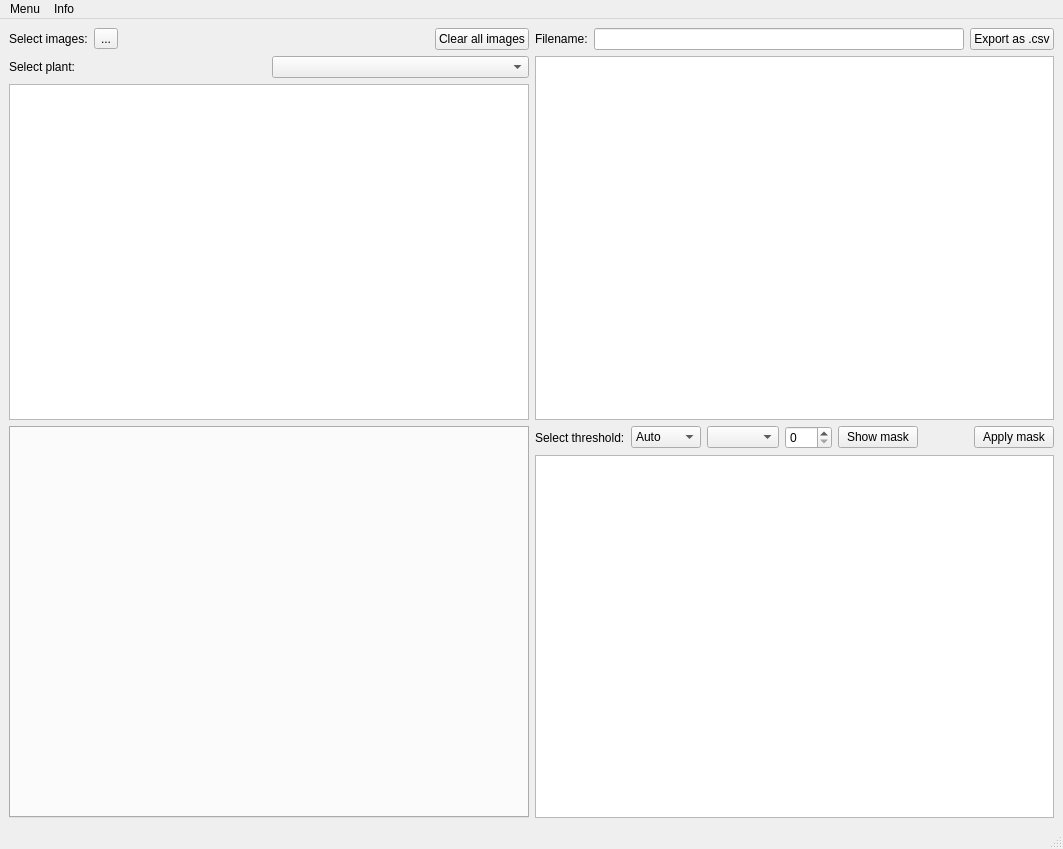
<?xml version="1.0" encoding="UTF-8"?>
<ui version="4.0">
 <class>UQ_GUI</class>
 <widget class="QMainWindow" name="UQ_GUI">
  <property name="geometry">
   <rect>
    <x>0</x>
    <y>0</y>
    <width>1063</width>
    <height>849</height>
   </rect>
  </property>
  <property name="windowTitle">
   <string>MicroXRF Analyzer - University of Queensland</string>
  </property>
  <widget class="QWidget" name="centralwidget">
   <property name="enabled">
    <bool>true</bool>
   </property>
   <layout class="QGridLayout" name="gridLayout_2">
    <item row="0" column="0">
     <layout class="QGridLayout" name="gridLayout" rowstretch="1,1" columnstretch="1,1">
      <item row="0" column="0">
       <layout class="QVBoxLayout" name="verticalLayout">
        <item>
         <layout class="QHBoxLayout" name="horizontalLayout_3">
          <item>
           <widget class="QLabel" name="label">
            <property name="font">
             <font>
              <pointsize>9</pointsize>
             </font>
            </property>
            <property name="text">
             <string>Select images:</string>
            </property>
           </widget>
          </item>
          <item>
           <widget class="QToolButton" name="TB_imagefolder">
            <property name="font">
             <font>
              <pointsize>9</pointsize>
             </font>
            </property>
            <property name="text">
             <string>...</string>
            </property>
           </widget>
          </item>
          <item>
           <spacer name="horizontalSpacer_3">
            <property name="orientation">
             <enum>Qt::Horizontal</enum>
            </property>
            <property name="sizeHint" stdset="0">
             <size>
              <width>40</width>
              <height>20</height>
             </size>
            </property>
           </spacer>
          </item>
          <item>
           <widget class="QPushButton" name="PB_clearimgs">
            <property name="font">
             <font>
              <pointsize>9</pointsize>
             </font>
            </property>
            <property name="text">
             <string>Clear all images</string>
            </property>
           </widget>
          </item>
         </layout>
        </item>
        <item>
         <layout class="QHBoxLayout" name="horizontalLayout_4">
          <item>
           <widget class="QLabel" name="label_2">
            <property name="font">
             <font>
              <pointsize>9</pointsize>
             </font>
            </property>
            <property name="text">
             <string>Select plant:</string>
            </property>
           </widget>
          </item>
          <item>
           <widget class="QComboBox" name="CB_selectplant">
            <property name="font">
             <font>
              <pointsize>9</pointsize>
             </font>
            </property>
           </widget>
          </item>
         </layout>
        </item>
        <item>
         <widget class="QListWidget" name="LW_imgpaths"/>
        </item>
       </layout>
      </item>
      <item row="0" column="1">
       <layout class="QVBoxLayout" name="verticalLayout_2">
        <item>
         <layout class="QHBoxLayout" name="horizontalLayout_2">
          <item>
           <widget class="QLabel" name="label_4">
            <property name="font">
             <font>
              <pointsize>9</pointsize>
             </font>
            </property>
            <property name="text">
             <string>Filename:</string>
            </property>
           </widget>
          </item>
          <item>
           <widget class="QLineEdit" name="LE_csvfilename">
            <property name="font">
             <font>
              <pointsize>9</pointsize>
             </font>
            </property>
           </widget>
          </item>
          <item>
           <widget class="QPushButton" name="PB_csvexport">
            <property name="font">
             <font>
              <pointsize>9</pointsize>
             </font>
            </property>
            <property name="text">
             <string>Export as .csv</string>
            </property>
           </widget>
          </item>
         </layout>
        </item>
        <item>
         <widget class="QTableWidget" name="Table"/>
        </item>
       </layout>
      </item>
      <item row="1" column="0">
       <widget class="QTabWidget" name="ImgTabs">
        <property name="sizePolicy">
         <sizepolicy hsizetype="Expanding" vsizetype="Expanding">
          <horstretch>0</horstretch>
          <verstretch>0</verstretch>
         </sizepolicy>
        </property>
        <property name="baseSize">
         <size>
          <width>750</width>
          <height>500</height>
         </size>
        </property>
        <property name="font">
         <font>
          <pointsize>9</pointsize>
         </font>
        </property>
        <property name="currentIndex">
         <number>-1</number>
        </property>
       </widget>
      </item>
      <item row="1" column="1">
       <layout class="QVBoxLayout" name="verticalLayout_3">
        <item>
         <layout class="QHBoxLayout" name="horizontalLayout">
          <item>
           <widget class="QLabel" name="label_3">
            <property name="font">
             <font>
              <pointsize>9</pointsize>
             </font>
            </property>
            <property name="text">
             <string>Select threshold:</string>
            </property>
           </widget>
          </item>
          <item>
           <widget class="QComboBox" name="CB_selectthreshold">
            <property name="font">
             <font>
              <pointsize>9</pointsize>
             </font>
            </property>
            <item>
             <property name="text">
              <string>Auto</string>
             </property>
            </item>
            <item>
             <property name="text">
              <string>Manual</string>
             </property>
            </item>
           </widget>
          </item>
          <item>
           <widget class="QComboBox" name="CB_selectel">
            <property name="font">
             <font>
              <pointsize>9</pointsize>
             </font>
            </property>
           </widget>
          </item>
          <item>
           <widget class="QSpinBox" name="SB_selectmanualth">
            <property name="font">
             <font>
              <pointsize>9</pointsize>
             </font>
            </property>
            <property name="maximum">
             <number>255</number>
            </property>
           </widget>
          </item>
          <item>
           <widget class="QPushButton" name="PB_showmask">
            <property name="font">
             <font>
              <pointsize>9</pointsize>
             </font>
            </property>
            <property name="text">
             <string>Show mask</string>
            </property>
           </widget>
          </item>
          <item>
           <spacer name="horizontalSpacer">
            <property name="orientation">
             <enum>Qt::Horizontal</enum>
            </property>
            <property name="sizeHint" stdset="0">
             <size>
              <width>40</width>
              <height>20</height>
             </size>
            </property>
           </spacer>
          </item>
          <item>
           <widget class="QPushButton" name="PB_applymask">
            <property name="font">
             <font>
              <pointsize>9</pointsize>
             </font>
            </property>
            <property name="text">
             <string>Apply mask</string>
            </property>
           </widget>
          </item>
         </layout>
        </item>
        <item>
         <widget class="QGraphicsView" name="GV_mask">
          <property name="sizePolicy">
           <sizepolicy hsizetype="Expanding" vsizetype="Expanding">
            <horstretch>0</horstretch>
            <verstretch>0</verstretch>
           </sizepolicy>
          </property>
          <property name="minimumSize">
           <size>
            <width>0</width>
            <height>0</height>
           </size>
          </property>
          <property name="mouseTracking">
           <bool>true</bool>
          </property>
         </widget>
        </item>
       </layout>
      </item>
     </layout>
    </item>
   </layout>
  </widget>
  <widget class="QMenuBar" name="menubar">
   <property name="geometry">
    <rect>
     <x>0</x>
     <y>0</y>
     <width>1063</width>
     <height>26</height>
    </rect>
   </property>
   <widget class="QMenu" name="menuMenu">
    <property name="title">
     <string>Menu</string>
    </property>
   </widget>
   <widget class="QMenu" name="menuInfo">
    <property name="title">
     <string>Info</string>
    </property>
    <addaction name="menu_doc"/>
    <addaction name="menu_github"/>
    <addaction name="menu_about"/>
   </widget>
   <addaction name="menuMenu"/>
   <addaction name="menuInfo"/>
  </widget>
  <widget class="QStatusBar" name="statusbar"/>
  <action name="actionOpen">
   <property name="text">
    <string>Open</string>
   </property>
  </action>
  <action name="actionSave">
   <property name="text">
    <string>Save</string>
   </property>
  </action>
  <action name="menu_doc">
   <property name="text">
    <string>Documentation</string>
   </property>
  </action>
  <action name="menu_about">
   <property name="text">
    <string>About</string>
   </property>
  </action>
  <action name="menu_github">
   <property name="text">
    <string>Github</string>
   </property>
  </action>
 </widget>
 <resources/>
 <connections/>
</ui>
